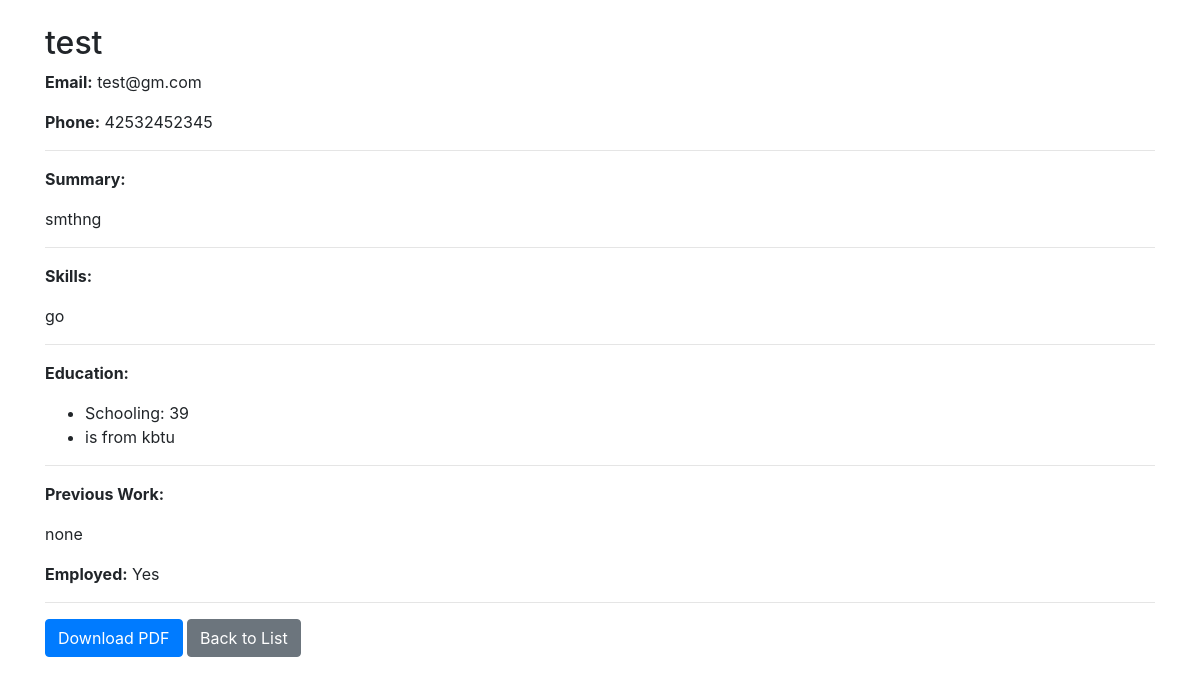
/1/, run on the app's committed database.
### pdf/models.py (models this page shows)
class Profile(models.Model):
    name = models.CharField(max_length=200)
    email = models.EmailField()
    phone = models.CharField(max_length=200)
    summary = models.TextField(max_length=2000)
    degree = models.CharField(max_length=200)
    school = models.CharField(max_length=200)
    university = models.CharField(max_length=200)
    previous_work = models.TextField(max_length=1000)
    skills = models.TextField(max_length=1000)
    employed = models.BooleanField(default=False)
    profile_picture = models.ImageField(upload_to='profile_pictures/', null=True, blank=True)  # Новое поле

### pdf/views.py (the view)
# urls.py: path('<int:id>/', views.resume, name="resume"),
def resume(request, id):
    user_profile = get_object_or_404(Profile, pk=id)
    return render(request, 'pdf/resume.html', {'user_profile': user_profile})

### pdf/templates/pdf/resume.html (shortened to what this page needs)
<!DOCTYPE html>
<html lang="en">
<head>
    <link rel="stylesheet" href="https://maxcdn.bootstrapcdn.com/bootstrap/4.0.0/css/bootstrap.min.css">
</head>
<body>
    <div class="container mt-4">
        <h2>{{ user_profile.name }}</h2>
        <p><strong>Email:</strong> {{ user_profile.email }}</p>
        <p><strong>Phone:</strong> {{ user_profile.phone }}</p>
        <hr/>
        <p><strong>Summary:</strong></p>
        <p>{{ user_profile.summary }}</p>
        <hr/>
        <p><strong>Skills:</strong></p>
        <p>{{ user_profile.skills }}</p>
        <hr/>
        <p><strong>Education:</strong></p>
        <ul>
            <li>Schooling: {{ user_profile.school }}</li>
            <li>{{ user_profile.degree }} from {{ user_profile.university }}</li>
        </ul>
        <hr/>
        <p><strong>Previous Work:</strong></p>
        <p>{{ user_profile.previous_work }}</p>
        <p><strong>Employed:</strong> {{ user_profile.employed|yesno:"Yes,No" }}</p>
        <hr>
        <a href="{% url 'generate_pdf' user_profile.id %}" class="btn btn-primary">Download PDF</a>
        <a href="{% url 'list_profiles' %}" class="btn btn-secondary">Back to List</a>
    </div>
</body>
</html>

### data on the page
Profile: name "test", email "test@gm.com", phone "42532452345", summary "smthng", skills "go", school "39", degree "is", university "kbtu", previous_work "none", employed "Yes"
